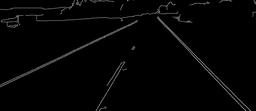
#> input picture 09_ShapeDetection_HoughTransform/images/E.png, 256 x 111 px, shrunk from 1153 x 499 before the run, found by its file name
$ jupyter execute 4_c_ShapeDetection_HT.ipynb
#> lines starting #> are read from the running program, lines starting #| are printed output that depends on the picture; after the words box and inside, x2 and y2 are one past the last pixel; in counts of white or black regions, pixels touching at a corner belong together
[cell 1]
import cv2
import matplotlib.pyplot as plt
import numpy as np

[cell 2]
def f_getExtents(a,b,numRows,numCols):
    r1 = int(0)
    c1 = int(a*r1+b)
    r2 = int(numRows-1)
    c2 = int(a*r2+b)
    return (c1,r1),(c2,r2)

[cell 3]
def f_houghLines(E):
    angles = np.deg2rad(np.arange(360))
    numRows , numCols = E.shape[0] , E.shape[1]
    dMax = int((numRows**2 + numCols**2)**0.5)
    H = np.zeros((dMax,len(angles)))
    idx = np.argwhere(E)
    r , c = idx[:,0] , idx[:,1]
    for i in range(len(r)):
        for ang in angles:
            ri,ci = r[i] , c[i]
            di = int(ri*np.cos(ang) + ci*np.sin(ang))
            if di > 0 and di < dMax:
                H[di,int(np.rad2deg(ang))] += 1
    return H

[cell 4]
E = cv2.imread(r'C:\Users\DeLL\Desktop\ML\CV\images\E.png',cv2.IMREAD_GRAYSCALE)
#> E is the input picture: shape (111, 256); min 0, max 135, mean 4.1

[cell 5]
E.min(),E.max(),E.dtype

[cell 6]
E = E>100
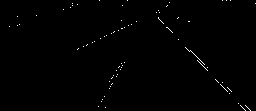
#> E: shape (111, 256) bool; 0.53% white in thin lines or dots

[cell 7]
plt.imshow(E,cmap='gray')

[cell 8]
E.shape,E.dtype

[cell 9]
H = f_houghLines(E)
#> in f_houghLines, `idx = np.argwhere(E)`: idx = 150 pairs, first value 0 to 110, second value 9 to 255
#> in f_houghLines, `r , c = idx[:,0] , idx[:,1]`: r = 150 values from 0 to 110; c = 150 values, max 255 at index 7, min 9 at index 37, mean 163.4
#> the loop in f_houghLines, `for i in range(len(r)):` made 150 passes
#> after the loop in f_houghLines, `for i in range(len(r)):`:
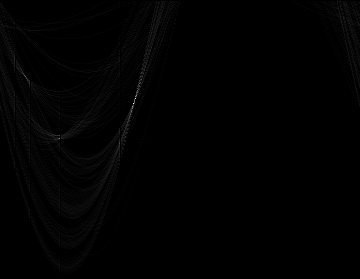
#> H: shape (279, 360) float64; min 0, max 45, mean 0.3; drawn with min black and max white

[cell 10]
idx = np.argwhere(H==H.max())
#> idx = [[103, 133]]
best_d,best_theta = idx[0,0] , idx[0,1]
#> best_d = 103; best_theta = 133

[cell 11]
best_d,best_theta
#> Out = (103, 133)

[cell 12]
theta = np.deg2rad(best_theta)
#> theta = 2.32
a = -(1/np.tan(theta))
#> a = 0.933
b = best_d/np.sin(theta)
#> b = 140.8

[cell 13]
a,b
#> Out = (0.933, 140.8)

[cell 14]
s,e = f_getExtents(a,b,E.shape[0],E.shape[1])
#> in f_getExtents, `c1 = int(a*r1+b)`: c1 = 140
#> in f_getExtents, `c2 = int(a*r2+b)`: c2 = 243
#> s = (140, 0); e = (243, 110)
E2 = np.zeros((E.shape[0],E.shape[1],3),dtype=np.uint8)
E3 = np.array(255*E,dtype = np.uint8)
#> E3: shape (111, 256); 0.53% white in thin lines or dots
E2[:,:,0] = E3
E2[:,:,1] = E3
E2[:,:,2] = E3
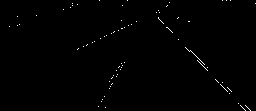
#> E2: shape (111, 256, 3); 0.53% white in thin lines or dots
I = cv2.line(E2,s,e,(0,0,255),3)
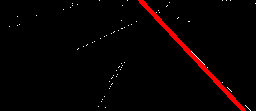
#> I: shape (111, 256, 3); mean of channels 0, 1, 2 0.9, 0.9, 7; drawn as B, G, R
plt.imshow(I[:,:,::-1])

[cell 15]
def f_houghCircles(E):
    numRows , numCols = E.shape[0] , E.shape[1]
    dMax = int((numRows**2 + numCols**2)**0.5)
    H = np.zeros((numRows,numCols,dMax))
    idx = np.argwhere(E)
    r , c = idx[:,0] , idx[:,1]
    for i in range(len(r)):
        for a in range(numRows):
            for b in range(numCols):
                ri,ci = r[i] , c[i]
                di = int(((ri-a)**2 + (ci-b)**2)**0.5)
                if di > 0 and di < dMax:
                    H[a,b,di] += 1
    return H

[cell 16]
E = cv2.imread(r'C:\Users\DeLL\Desktop\ML\CV\images\Ec.png',cv2.IMREAD_GRAYSCALE)
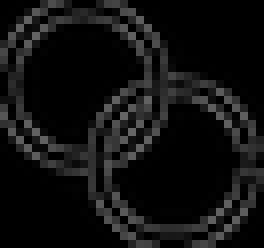
#> input picture 08_ShapeDetection/images/Ec.png, 33 x 31 px, shrunk from 150 x 138 before the run, found by its file name (shown 8 times larger)
#> E is the input picture: shape (31, 33); min 0, max 102, mean 16.6

[cell 17]
E = E>100
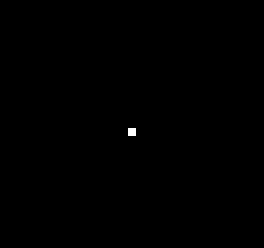
#> E: shape (31, 33) bool (shown 8 times larger); 0.1% white in thin lines or dots, all inside (x1, y1, x2, y2) = (16, 16, 17, 17)
plt.imshow(E,cmap='gray')

[cell 18]
H = f_houghCircles(E)
#> in f_houghCircles, `idx = np.argwhere(E)`: idx = [[16, 16]]
#> in f_houghCircles, `r , c = idx[:,0] , idx[:,1]`: r = [16]
#> the loop in f_houghCircles, `for i in range(len(r)):` made 1 pass

[cell 19]
idx = np.argwhere(H==H.max())
#> idx = 1022 rows, first 8: [0, 0, 22], [0, 1, 21], [0, 2, 21], [0, 3, 20], [0, 4, 20], [0, 5, 19], [0, 6, 18], [0, 7, 18]
best_cr,best_cc,best_d = idx[0,0] , idx[0,1], idx[0,2]
#> best_cr = 0; best_cc = 0; best_d = 22

[cell 20]
idx
#> Out has the same summary as idx

[cell 21]
E2 = np.zeros((E.shape[0],E.shape[1],3),dtype=np.uint8)
E3 = np.array(255*E,dtype = np.uint8)
E2[:,:,0] = E3
#> E2: shape (31, 33, 3)
E2[:,:,1] = E3
#> E2: shape (31, 33, 3); mean of channels 0, 1, 2 0.2, 0.2, 0
E2[:,:,2] = E3
I = cv2.circle(E2,(int(best_cc),int(best_cr)),int(best_d),(0,0,255),2)
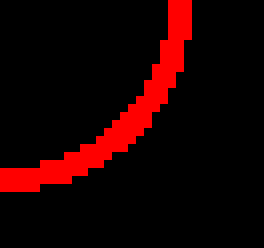
#> I: shape (31, 33, 3) (shown 8 times larger); mean of channels 0, 1, 2 0, 0, 27.4; drawn as B, G, R
plt.imshow(I[:,:,::-1])
